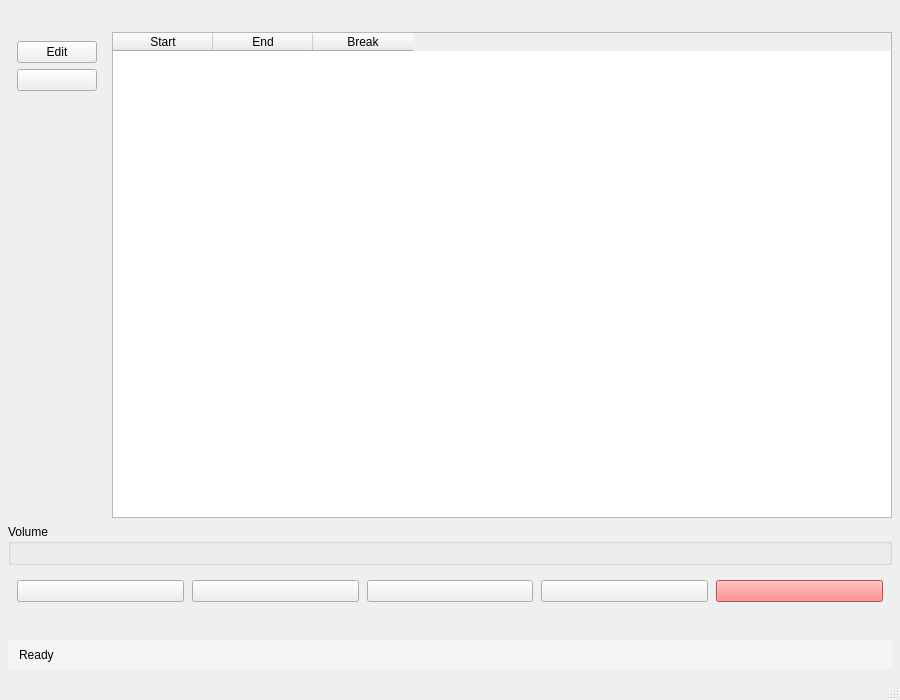
<?xml version="1.0" encoding="UTF-8"?>
<ui version="4.0">
 <class>MainWindow</class>
 <widget class="QMainWindow" name="MainWindow">
  <property name="geometry">
   <rect>
    <x>0</x>
    <y>0</y>
    <width>900</width>
    <height>700</height>
   </rect>
  </property>
  <property name="windowTitle">
   <string>School Bell</string>
  </property>
  <widget class="QWidget" name="centralwidget">
   <layout class="QVBoxLayout" name="mainLayout">
    <property name="spacing">
     <number>6</number>
    </property>
    <property name="leftMargin">
     <number>8</number>
    </property>
    <property name="topMargin">
     <number>8</number>
    </property>
    <property name="rightMargin">
     <number>8</number>
    </property>
    <property name="bottomMargin">
     <number>8</number>
    </property>
    <!-- Кнопки дней недели -->
    <item>
     <widget class="QWidget" name="daysContainer">
      <property name="maximumHeight">
       <number>42</number>
      </property>
      <layout class="QHBoxLayout" name="daysLayout">
       <property name="spacing">
        <number>5</number>
       </property>
      </layout>
     </widget>
    </item>
    <!-- Основной контент: левая панель + таблица -->
    <item>
     <layout class="QHBoxLayout" name="contentLayout">
      <property name="spacing">
       <number>6</number>
      </property>
      <!-- Левая панель с кнопками -->
      <item>
       <widget class="QFrame" name="controlsFrame">
        <property name="minimumWidth">
         <number>150</number>
        </property>
        <property name="maximumWidth">
         <number>150</number>
        </property>
        <layout class="QVBoxLayout" name="controlsLayout">
         <property name="spacing">
          <number>6</number>
         </property>
         <item>
          <widget class="QPushButton" name="editBtn">
           <property name="minimumHeight">
            <number>30</number>
           </property>
           <property name="text">
            <string>Edit</string>
           </property>
          </widget>
         </item>
         <item>
          <widget class="QPushButton" name="todayBtn">
           <property name="minimumHeight">
            <number>30</number>
           </property>
           <property name="toolTip">
            <string>Navigate to current day</string>
           </property>
          </widget>
         </item>
         <item>
          <spacer name="controlsSpacer">
           <property name="orientation">
            <enum>Qt::Vertical</enum>
           </property>
           <property name="sizeHint" stdset="0">
            <size>
             <width>20</width>
             <height>40</height>
            </size>
           </property>
          </spacer>
         </item>
        </layout>
       </widget>
      </item>
      <!-- Таблица расписания -->
      <item>
       <widget class="QTableWidget" name="scheduleTable">
        <property name="minimumWidth">
         <number>300</number>
        </property>
        <property name="editTriggers">
         <set>QAbstractItemView::NoEditTriggers</set>
        </property>
        <property name="selectionMode">
         <enum>QAbstractItemView::NoSelection</enum>
        </property>
        <property name="alternatingRowColors">
         <bool>true</bool>
        </property>
        <column>
         <property name="text">
          <string>Start</string>
         </property>
        </column>
        <column>
         <property name="text">
          <string>End</string>
         </property>
        </column>
        <column>
         <property name="text">
          <string>Break</string>
         </property>
        </column>
       </widget>
      </item>
     </layout>
    </item>
    <!-- Группа громкости -->
    <item>
     <widget class="QGroupBox" name="volumeGroup">
      <property name="maximumHeight">
       <number>185</number>
      </property>
      <property name="title">
       <string>Volume</string>
      </property>
      <layout class="QHBoxLayout" name="volumeLayout">
       <property name="spacing">
        <number>12</number>
       </property>
      </layout>
     </widget>
    </item>
    <!-- Панель кнопок управления -->
    <item>
     <widget class="QFrame" name="buttonsFrame">
      <layout class="QHBoxLayout" name="bottomLayout">
       <property name="spacing">
        <number>8</number>
       </property>
       <item>
        <widget class="QPushButton" name="bellBtn">
         <property name="minimumHeight">
          <number>34</number>
         </property>
        </widget>
       </item>
       <item>
        <widget class="QPushButton" name="musicBtn">
         <property name="minimumHeight">
          <number>34</number>
         </property>
        </widget>
       </item>
       <item>
        <widget class="QPushButton" name="anthemBtn">
         <property name="minimumHeight">
          <number>34</number>
         </property>
        </widget>
       </item>
       <item>
        <widget class="QPushButton" name="announcementBtn">
         <property name="minimumHeight">
          <number>34</number>
         </property>
        </widget>
       </item>
       <item>
        <widget class="QPushButton" name="stopBtn">
         <property name="minimumHeight">
          <number>34</number>
         </property>
         <property name="styleSheet">
          <string notr="true">background-color: #ff6b6b; color: white;</string>
         </property>
        </widget>
       </item>
      </layout>
     </widget>
    </item>
    <!-- Метка текущего трека -->
    <item>
     <widget class="QLabel" name="trackLabel">
      <property name="minimumHeight">
       <number>20</number>
      </property>
      <property name="styleSheet">
       <string notr="true">color: #1565c0; font-size: 11px; padding: 2px 8px;</string>
      </property>
      <property name="text">
       <string/>
      </property>
     </widget>
    </item>
    <!-- Строка статуса -->
    <item>
     <widget class="QLabel" name="statusLabel">
      <property name="minimumHeight">
       <number>50</number>
      </property>
      <property name="styleSheet">
       <string notr="true">background-color: #f5f5f5; padding: 8px; border-radius: 4px;</string>
      </property>
      <property name="wordWrap">
       <bool>true</bool>
      </property>
      <property name="text">
       <string>Ready</string>
      </property>
     </widget>
    </item>
   </layout>
  </widget>
  <widget class="QMenuBar" name="menubar">
   <property name="geometry">
    <rect>
     <x>0</x>
     <y>0</y>
     <width>900</width>
     <height>22</height>
    </rect>
   </property>
  </widget>
  <widget class="QStatusBar" name="statusbar"/>
 </widget>
 <resources/>
 <connections/>
</ui>
